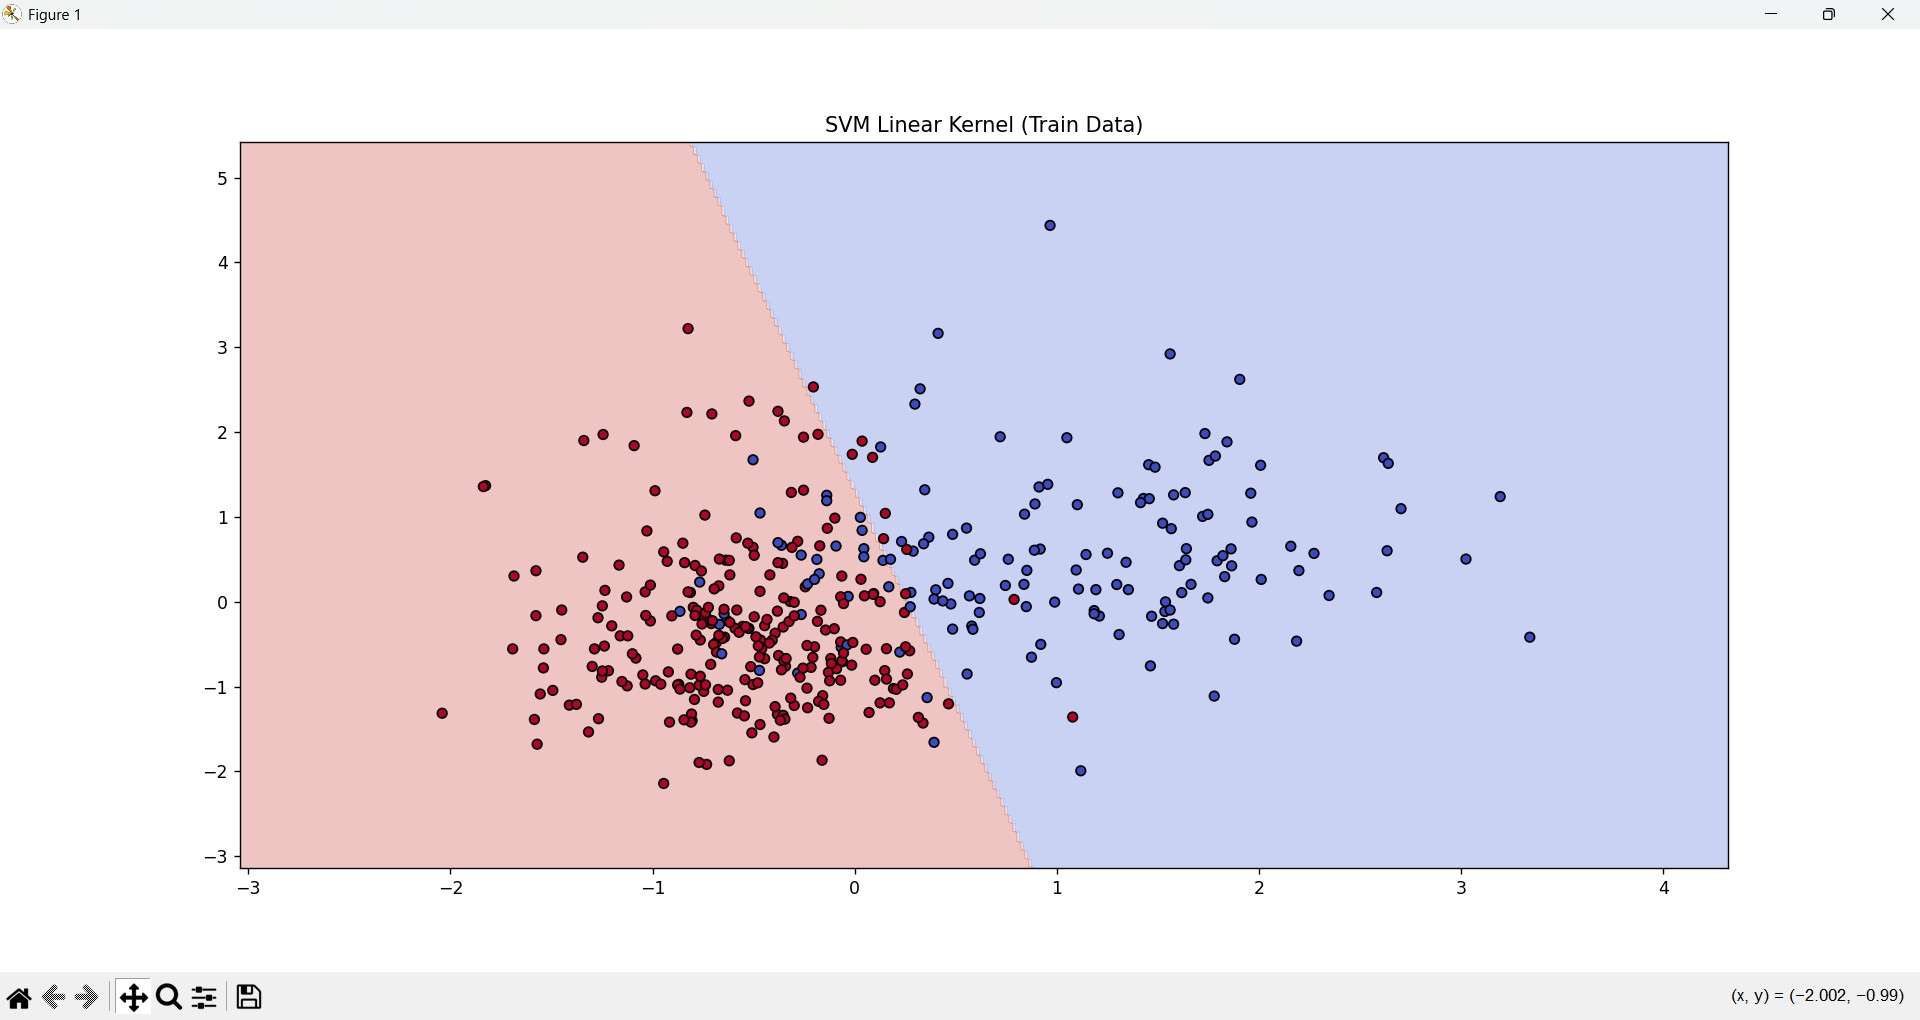

The script that drew this image:
# Task 7: Support Vector Machines (SVM)
# =====================================
# Objective: Linear & Non-linear classification using SVM
# Dataset: Breast Cancer dataset from seaborn / sklearn
# Tools: Scikit-learn, NumPy, Matplotlib, seaborn

import numpy as np
import matplotlib.pyplot as plt
import seaborn as sns
from sklearn import datasets
from sklearn.model_selection import train_test_split, GridSearchCV
from sklearn.svm import SVC
from sklearn.preprocessing import StandardScaler
from sklearn.metrics import classification_report, accuracy_score

# 1. Load dataset
# -------------------------------------------------
# Using sklearn's breast cancer dataset
data = datasets.load_breast_cancer()
X = data.data
y = data.target

# For visualization, let's use only first two features
X_vis = X[:, :2]

# Split data
X_train, X_test, y_train, y_test = train_test_split(X_vis, y, test_size=0.3, random_state=42, stratify=y)

# Standardize features
scaler = StandardScaler()
X_train = scaler.fit_transform(X_train)
X_test = scaler.transform(X_test)

# 2. Train SVM with Linear Kernel
# -------------------------------------------------
svm_linear = SVC(kernel='linear', C=1)
svm_linear.fit(X_train, y_train)

# 3. Train SVM with RBF Kernel (non-linear)
# -------------------------------------------------
svm_rbf = SVC(kernel='rbf', C=1, gamma='scale')
svm_rbf.fit(X_train, y_train)

# 4. Visualization function
# -------------------------------------------------
def plot_decision_boundary(model, X, y, title):
    h = .02
    x_min, x_max = X[:, 0].min() - 1, X[:, 0].max() + 1
    y_min, y_max = X[:, 1].min() - 1, X[:, 1].max() + 1
    xx, yy = np.meshgrid(np.arange(x_min, x_max, h),
                         np.arange(y_min, y_max, h))
    Z = model.predict(np.c_[xx.ravel(), yy.ravel()])
    Z = Z.reshape(xx.shape)
    plt.contourf(xx, yy, Z, alpha=0.3, cmap=plt.cm.coolwarm)
    plt.scatter(X[:, 0], X[:, 1], c=y, s=30, edgecolors='k', cmap=plt.cm.coolwarm)
    plt.title(title)
    plt.show()

# Plot decision boundaries
plot_decision_boundary(svm_linear, X_train, y_train, "SVM Linear Kernel (Train Data)")
plot_decision_boundary(svm_rbf, X_train, y_train, "SVM RBF Kernel (Train Data)")

# 5. Hyperparameter tuning for RBF kernel
# -------------------------------------------------
param_grid = {
    'C': [0.1, 1, 10, 100],
    'gamma': [0.01, 0.1, 1, 'scale', 'auto']
}
grid_search = GridSearchCV(SVC(kernel='rbf'), param_grid, cv=5, scoring='accuracy')
grid_search.fit(X_train, y_train)

print("Best Params:", grid_search.best_params_)
print("Best CV Accuracy:", grid_search.best_score_)

# 6. Final evaluation
# -------------------------------------------------
best_model = grid_search.best_estimator_
y_pred = best_model.predict(X_test)
print("\nClassification Report:\n", classification_report(y_test, y_pred))
print("Test Accuracy:", accuracy_score(y_test, y_pred))
